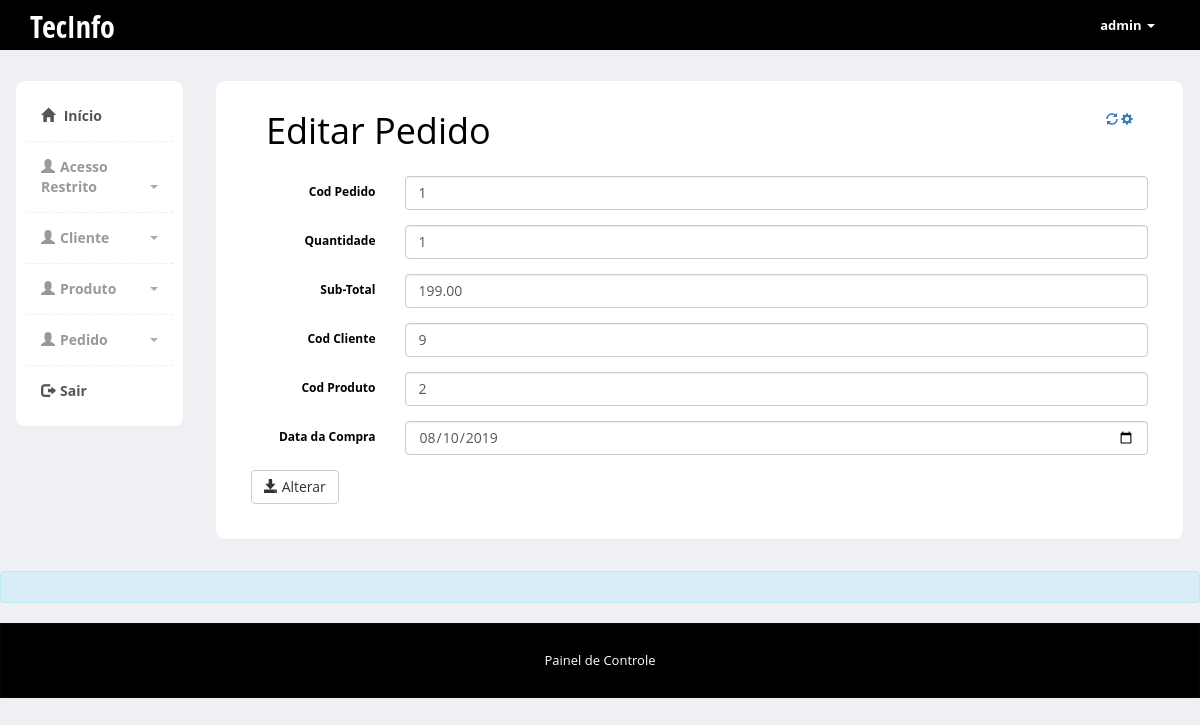
/admin/editarformpedido.php?codpedido=1 (signed in), run on the app's committed database.
### tables this page shows
CREATE TABLE `pedido` (
  `codpedido` int(11) NOT NULL,
  `qtd` int(11) NOT NULL,
  `sub` float(10,2) NOT NULL,
  `total` float(10,2) NOT NULL,
  `codcliente` int(11) NOT NULL,
  `codproduto` int(11) NOT NULL,
  `datacompra` date NOT NULL
);

### admin/editarformpedido.php (the view, shortened to what this page needs)
<?php
	require_once 'conexao2.php';
	if(isset($_GET['codpedido']) && !empty($_GET['codpedido']))
	{
		$codpedido = $_GET['codpedido'];
		$sql = 'SELECT codpedido, qtd, sub, total, codcliente, codproduto, datacompra FROM pedido WHERE codpedido =:codpedido';
		$stmt = $conn ->prepare($sql);
		$stmt->execute(array(':codpedido'=>$codpedido));
		$row = $stmt->fetch(PDO::FETCH_ASSOC);
	}
	else{
		echo "Pedido não cadastrado";
	}
				?>
<?php include "includes/header.php" ?>
<div class="col-md-10">
	<div class="row">
		<div class="col-md-12">
		  	<div class="content-box-large">
		  	<div class="panel-heading">
				<div class="panel-title">
					<h1>Editar Pedido</h1>
				</div>
				<div class="panel-options">
					<a href="#" data-rel="collapse"><i class="glyphicon glyphicon-refresh"></i></a>
					<a href="#" data-rel="reload"><i class="glyphicon glyphicon-cog"></i></a>
				</div>
			</div>
			<div class="panel-body">
			<form method="post"  method="POST" enctype="multipart/form-data" class="form-horizontal">
				<div class="form-group">
					<label class="col-sm-2 control-label">Cod Pedido</label>
					<div class="col-sm-10">
						<input type="text" name="codpedido" class="form-control" id="codpedido" placeholder="Código do pedido" value="<?php echo $row['codpedido']; ?>">
					</div>
				</div>
				<div class="form-group">
					<label class="col-sm-2 control-label">Quantidade</label>
					<div class="col-sm-10">
						<input type="text" name="qtd" class="form-control" id="qtd" placeholder="Quantidade do Pedido" value="<?php echo $row['qtd']; ?>">
					</div>
				</div>
				<div class="form-group">
					<label class="col-sm-2 control-label">Sub-Total</label>
					<div class="col-sm-10">
						<input type="text" name="sub" class="form-control" id="sub" placeholder="Sub-Total" value="<?php echo $row['sub']; ?>">
					</div>
				</div>
				<div class="form-group">
					<label class="col-sm-2 control-label">Cod Cliente</label>
					<div class="col-sm-10">
						<input type="text" name="codcliente" class="form-control" id="codcliente" placeholder="Código de Cliente" value="<?php echo $row['codcliente']; ?>">
					</div>
				</div>
				<div class="form-group">
					<label class="col-sm-2 control-label">Cod Produto</label>
					<div class="col-sm-10">
						<input type="text" name="codproduto" class="form-control" id="codproduto" placeholder="Código de Produto" value="<?php echo $row['codproduto']; ?>">
					</div>
				</div>
				<div class="form-group">
					<label class="col-sm-2 control-label">Data da Compra</label>
					<div class="col-sm-10">
						<input type="date" name="datacompra" class="form-control" id="datacompra" placeholder="Data da Compra" value="<?php echo $row['datacompra']; ?>">
					</div>
				</div>
				<button type="submit" name="alterar" class="btn btn-default">
					<span class="glyphicon glyphicon-save"></span> Alterar
				</button>
			</div>
			</div>
		</div>
	</div>
</div>
</div>
</div>
<div class="alert alert-info">
</div>
<?php include "includes/footer.php" ?>

### admin/css/styles.css (style rules this page uses)
body { font-family: 'Open Sans', sans-serif; position: relative; margin: 0px; font-size: 12px; padding: 0px; background-color:#FFFFFF; color:#000000; }
.content-box, .content-box-large { margin-bottom:30px; background:#fff; border-radius:10px; padding:10px; border-left:1px solid #eee; border-top:1px solid #eee; border-right:2px solid #eee; border-bottom:2px solid #eee; }
.content-box-large { padding: 20px; }
body { background-color: #eff0f3; }
.panel-heading>.panel-title, .content-box-header .panel-title { float: left; padding: 10px 15px; padding-top: 0px; }
.panel-heading>.panel-title>*, .content-box-header .panel-title>* { margin: 0; }
.panel-heading>.panel-options, .content-box-header .panel-options { float: right; padding-right: 15px; }
.panel-heading>.panel-options>a, .content-box-header .panel-options>a { margin-top: 10px; }
.panel-body { clear:both; }

### data on the page
pedido: codpedido "1", qtd "1", sub "199.00", codcliente "9", codproduto "2", datacompra "08/10/2019"

### other printed values
$_SESSION['login'] "admin"
